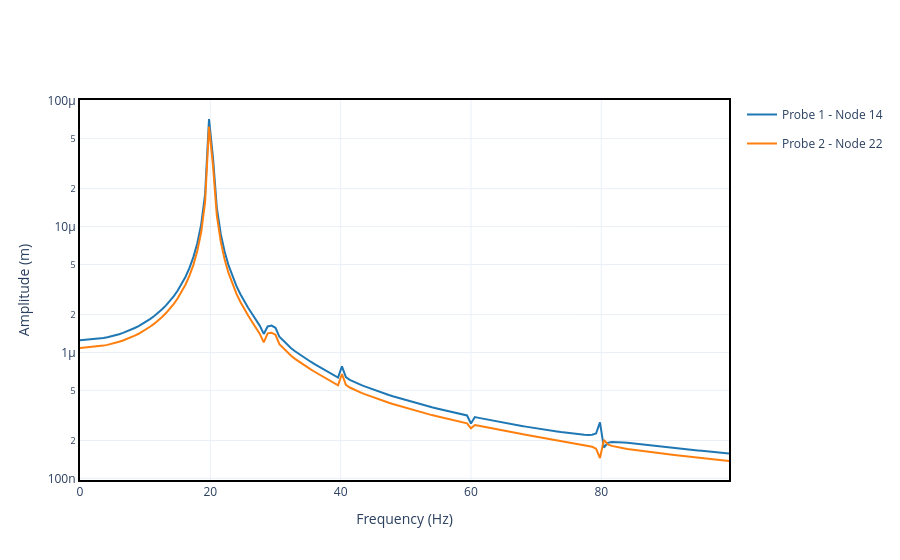

The cell this chart's notebook holds for it:
### Code cell
"""Plots the frequency response for the two given probes."""
crack.plot_dfft([probe1, probe2], range_freq=[0, 100], yaxis_type="log").show()

### Figure 1 — Plotly figure (JSON) as saved in the notebook; plotly's stock layout.template omitted (floating-point values rounded to 4 significant figures; data arrays with more than 128 entries replaced by an {"elided": "..."} marker saying what was removed)
{"data": [{"hovertemplate": "Frequency (Hz): %{x:.2f}<br>Amplitude (m): %{y:.2e}", "legendgroup": "Probe 1 - Node 14", "mode": "lines", "name": "Probe 1 - Node 14", "showlegend": true, "type": "scatter", "x": {"elided": "167 float values"}, "y": {"elided": "167 float values"}}, {"hovertemplate": "Frequency (Hz): %{x:.2f}<br>Amplitude (m): %{y:.2e}", "legendgroup": "Probe 2 - Node 22", "mode": "lines", "name": "Probe 2 - Node 22", "showlegend": true, "type": "scatter", "x": {"elided": "167 float values"}, "y": {"elided": "167 float values"}}], "layout": {"xaxis": {"title": {"text": "Frequency (Hz)"}}, "yaxis": {"title": {"text": "Amplitude (m)"}, "type": "log"}}}
